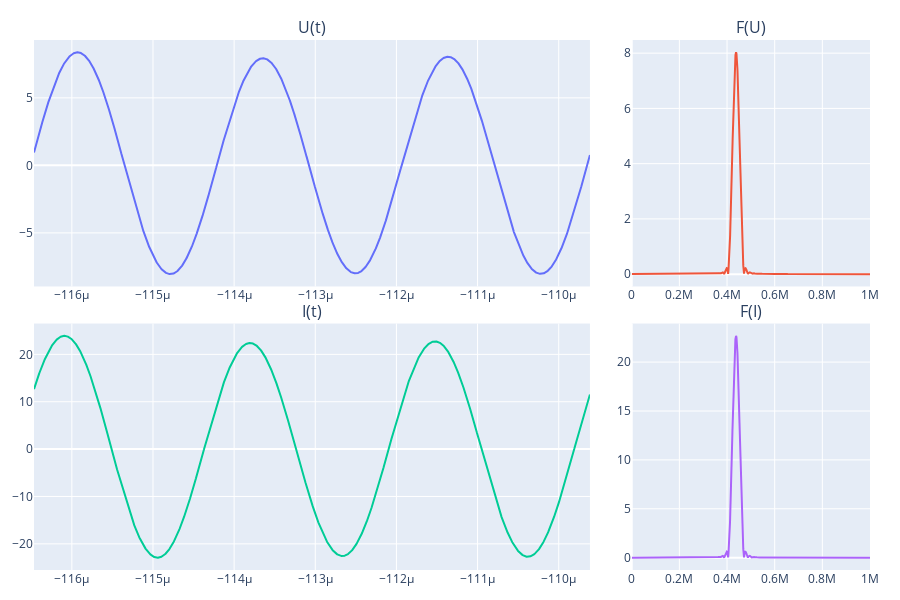

Notebook source saved alongside this figure:
### Code cell
t_f, U_f=md.filter_butter_bandpass  (t,U,F_peak_calc,200e3,2)
t_f, I_f=md.filter_butter_bandpass(t,I,F_peak_calc,200e3,2)

vw.show_I_U_3(t_f,I_f, U_f,T_counts,window*2)

### Figure 1 — Plotly figure (JSON) as saved in the notebook; plotly's stock layout.template omitted (floating-point values rounded to 4 significant figures; data arrays with more than 128 entries replaced by an {"elided": "..."} marker saying what was removed)
{"data": [{"type": "scatter", "x": {"elided": "8565 float values"}, "xaxis": "x", "y": {"elided": "8565 float values"}, "yaxis": "y"}, {"type": "scatter", "x": {"elided": "3061 float values"}, "xaxis": "x2", "y": {"elided": "3061 float values"}, "yaxis": "y2"}, {"type": "scatter", "x": {"elided": "8565 float values"}, "xaxis": "x3", "y": {"elided": "8565 float values"}, "yaxis": "y3"}, {"type": "scatter", "x": {"elided": "3061 float values"}, "xaxis": "x4", "y": {"elided": "3061 float values"}, "yaxis": "y4"}], "layout": {"annotations": [{"font": {"size": 16}, "showarrow": false, "text": "U(t)", "x": 0.3325, "xanchor": "center", "xref": "paper", "y": 1.0, "yanchor": "bottom", "yref": "paper"}, {"font": {"size": 16}, "showarrow": false, "text": "F(U)", "x": 0.8575, "xanchor": "center", "xref": "paper", "y": 1.0, "yanchor": "bottom", "yref": "paper"}, {"font": {"size": 16}, "showarrow": false, "text": "I(t)", "x": 0.3325, "xanchor": "center", "xref": "paper", "y": 0.465, "yanchor": "bottom", "yref": "paper"}, {"font": {"size": 16}, "showarrow": false, "text": "F(I)", "x": 0.8575, "xanchor": "center", "xref": "paper", "y": 0.465, "yanchor": "bottom", "yref": "paper"}], "height": 600, "margin": {"b": 30, "l": 30, "r": 30, "t": 40}, "showlegend": false, "width": 900, "xaxis": {"anchor": "y", "domain": [0, 0.665]}, "xaxis2": {"anchor": "y2", "domain": [0.715, 1]}, "xaxis3": {"anchor": "y3", "domain": [0, 0.665]}, "xaxis4": {"anchor": "y4", "domain": [0.715, 1]}, "yaxis": {"anchor": "x", "domain": [0.535, 1.0]}, "yaxis2": {"anchor": "x2", "domain": [0.535, 1.0]}, "yaxis3": {"anchor": "x3", "domain": [0, 0.465]}, "yaxis4": {"anchor": "x4", "domain": [0, 0.465]}}}
